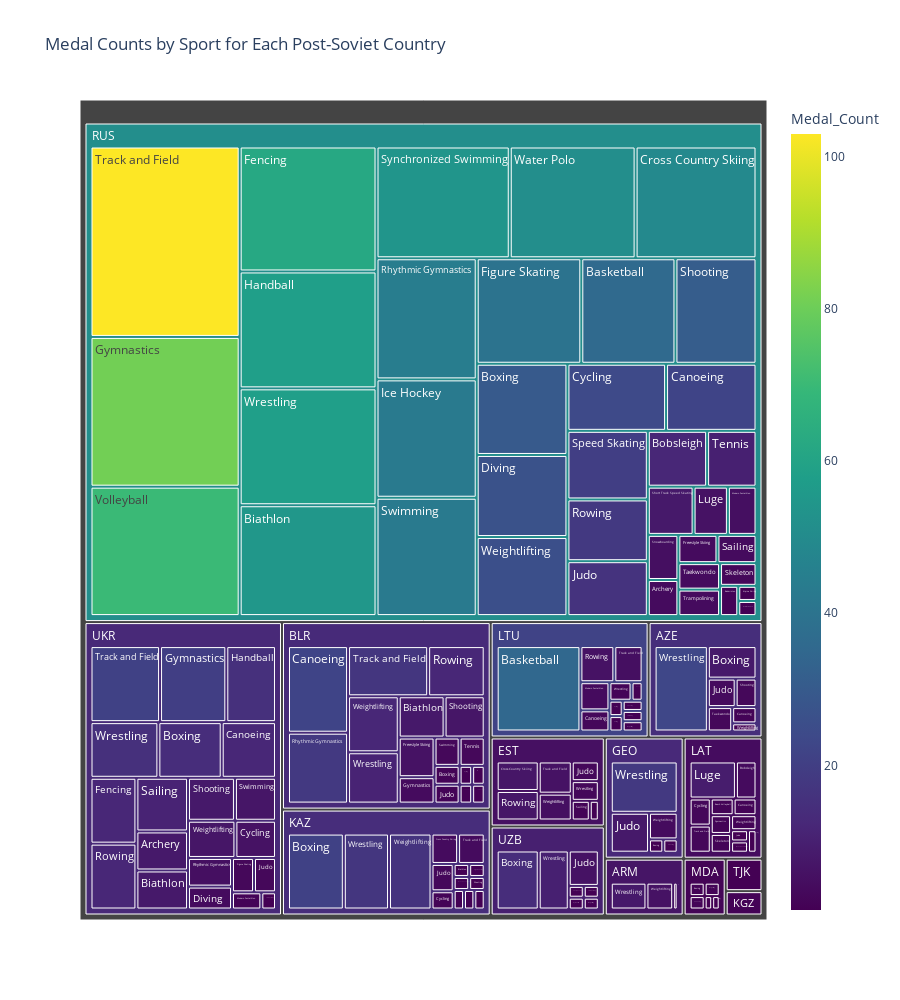

Notebook cell for this chart:
### Markdown cell above
## Treemap of Post-Soviet countries Individual Sport Performance

### Code cell
import plotly.express as px

# Filter the data for post-Soviet countries
post_soviet_nocs = ['ARM', 'AZE', 'BLR', 'EST', 'GEO', 'KAZ', 'KGZ', 'LAT', 'LTU', 'MDA', 'RUS', 'TJK', 'TKM', 'UKR', 'UZB']
post_soviet_df = df[df['NOC'].isin(post_soviet_nocs)]

# Filter the dataset to only include medal winners
medals_df = post_soviet_df.dropna(subset=['Medal'])

# Calculate the medal count by country and sport
medal_counts = medals_df.groupby(['NOC', 'Sport'])['Medal'].count().reset_index()

# Rename columns for better readability in the treemap
medal_counts.rename(columns={'NOC': 'Country', 'Sport': 'Sport', 'Medal': 'Medal_Count'}, inplace=True)

# Create the treemap
fig = px.treemap(medal_counts, path=['Country', 'Sport'], values='Medal_Count',
                 title='Medal Counts by Sport for Each Post-Soviet Country',
                 color_continuous_scale='viridis',
                 color='Medal_Count')
fig.update_layout(height=1000)
fig.show()

### Figure 1 — Plotly figure (JSON) as saved in the notebook; plotly's stock layout.template omitted (floating-point values rounded to 4 significant figures; data arrays with more than 128 entries replaced by an {"elided": "..."} marker saying what was removed)
{"data": [{"branchvalues": "total", "customdata": {"elided": "171x1 float values"}, "domain": {"x": [0, 1], "y": [0, 1]}, "hovertemplate": "labels=%{label}<br>Medal_Count_sum=%{value}<br>parent=%{parent}<br>id=%{id}<br>Medal_Count=%{color}<extra></extra>", "ids": {"elided": "171 str values"}, "labels": {"elided": "171 str values"}, "marker": {"coloraxis": "coloraxis", "colors": {"elided": "171 float values"}}, "name": "", "parents": {"elided": "171 str values"}, "type": "treemap", "values": {"elided": "171 int values"}}], "layout": {"coloraxis": {"colorbar": {"title": {"text": "Medal_Count"}}, "colorscale": [[0, "#440154"], [0.1111, "#482878"], [0.2222, "#3e4989"], [0.3333, "#31688e"], [0.4444, "#26828e"], [0.5556, "#1f9e89"], [0.6667, "#35b779"], [0.7778, "#6ece58"], [0.8889, "#b5de2b"], [1, "#fde725"]]}, "height": 1000, "legend": {"tracegroupgap": 0}, "title": {"text": "Medal Counts by Sport for Each Post-Soviet Country"}}}
